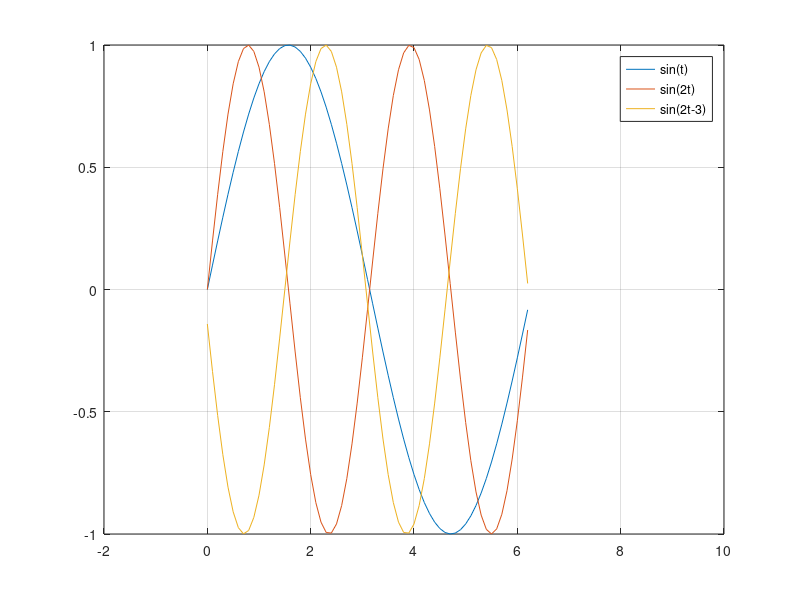

Source code (MATLAB):
clc; clear all; close all;
%sin(2t-3)
t = 0:0.1:2*pi;
x=sin(t);
x1=sin(2*t);
x2=sin(2*t-3);
plot(t,x,t,x1,t,x2);
legend('sin(t)','sin(2t)','sin(2t-3)');
axis([-2 10 -1 1]);
grid on;

